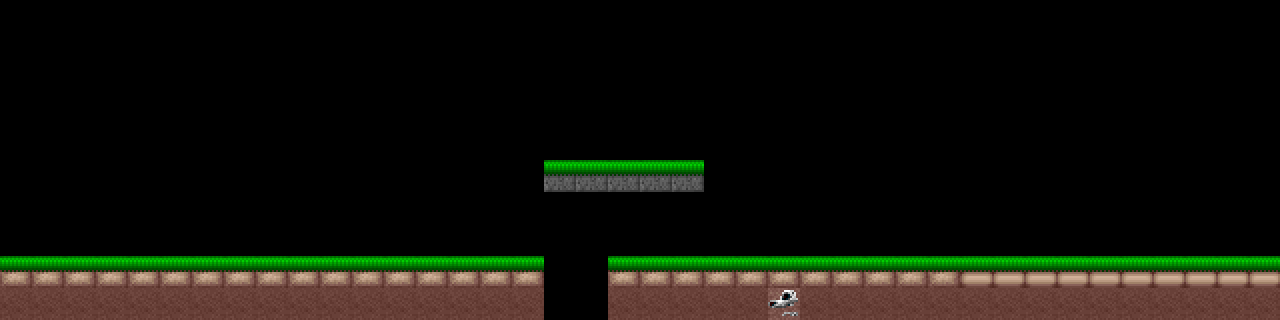

Tiled map render using the project's own tile images. Description and the map definition, with tile-layer contents summarised, below:
An orthogonal 40x10 tile map with 32x32 px tiles, 1 tile layer (Background).

<map version="1.0" orientation="orthogonal" width="40" height="10" tilewidth="32" tileheight="32">
 <tileset firstgid="1" name="ortho-test2" tilewidth="32" tileheight="32" spacing="2" margin="2">
  <image source="ortho-test2.png" width="640" height="400" />
  <tile id="4">
   <properties>
    <property name="Wall" value="YES" />
   </properties>
  </tile>
  <tile id="7">
   <properties>
    <property name="Wall2" value="YES" />
   </properties>
  </tile>
 </tileset>
 <layer name="Background" width="40" height="10">
  <data>[400 cells, 81 non-empty, 5 distinct tile ids]</data>
 </layer>
</map>
